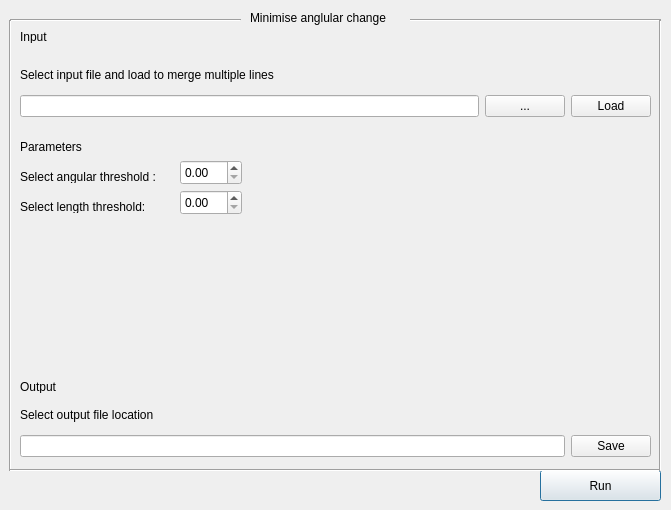
<?xml version="1.0" encoding="UTF-8"?>
<ui version="4.0">
 <class>MergeLinesDialogBase</class>
 <widget class="QDialog" name="MergeLinesDialogBase">
  <property name="geometry">
   <rect>
    <x>0</x>
    <y>0</y>
    <width>671</width>
    <height>510</height>
   </rect>
  </property>
  <property name="windowTitle">
   <string>MergeLines</string>
  </property>
  <widget class="QPushButton" name="pushButton_5">
   <property name="geometry">
    <rect>
     <x>540</x>
     <y>470</y>
     <width>121</width>
     <height>31</height>
    </rect>
   </property>
   <property name="text">
    <string>Run</string>
   </property>
  </widget>
  <widget class="QLabel" name="label_3">
   <property name="geometry">
    <rect>
     <x>20</x>
     <y>170</y>
     <width>649</width>
     <height>13</height>
    </rect>
   </property>
   <property name="text">
    <string>Select angular threshold :</string>
   </property>
  </widget>
  <widget class="QLabel" name="label_4">
   <property name="geometry">
    <rect>
     <x>20</x>
     <y>200</y>
     <width>649</width>
     <height>13</height>
    </rect>
   </property>
   <property name="text">
    <string>Select length threshold: </string>
   </property>
  </widget>
  <widget class="QDoubleSpinBox" name="doubleSpinBox">
   <property name="geometry">
    <rect>
     <x>180</x>
     <y>160</y>
     <width>62</width>
     <height>25</height>
    </rect>
   </property>
  </widget>
  <widget class="QDoubleSpinBox" name="doubleSpinBox_2">
   <property name="geometry">
    <rect>
     <x>180</x>
     <y>190</y>
     <width>62</width>
     <height>25</height>
    </rect>
   </property>
  </widget>
  <widget class="QLabel" name="label_5">
   <property name="geometry">
    <rect>
     <x>250</x>
     <y>10</y>
     <width>151</width>
     <height>16</height>
    </rect>
   </property>
   <property name="text">
    <string>Minimise anglular change</string>
   </property>
  </widget>
  <widget class="Line" name="line">
   <property name="geometry">
    <rect>
     <x>10</x>
     <y>10</y>
     <width>231</width>
     <height>20</height>
    </rect>
   </property>
   <property name="orientation">
    <enum>Qt::Horizontal</enum>
   </property>
  </widget>
  <widget class="Line" name="line_3">
   <property name="geometry">
    <rect>
     <x>0</x>
     <y>20</y>
     <width>20</width>
     <height>451</height>
    </rect>
   </property>
   <property name="orientation">
    <enum>Qt::Vertical</enum>
   </property>
  </widget>
  <widget class="QLabel" name="label_6">
   <property name="geometry">
    <rect>
     <x>20</x>
     <y>30</y>
     <width>649</width>
     <height>13</height>
    </rect>
   </property>
   <property name="text">
    <string>Input</string>
   </property>
  </widget>
  <widget class="QLabel" name="label_9">
   <property name="geometry">
    <rect>
     <x>20</x>
     <y>140</y>
     <width>649</width>
     <height>13</height>
    </rect>
   </property>
   <property name="text">
    <string>Parameters</string>
   </property>
  </widget>
  <widget class="QLabel" name="label_7">
   <property name="geometry">
    <rect>
     <x>20</x>
     <y>380</y>
     <width>649</width>
     <height>13</height>
    </rect>
   </property>
   <property name="text">
    <string>Output</string>
   </property>
  </widget>
  <widget class="Line" name="line_4">
   <property name="geometry">
    <rect>
     <x>410</x>
     <y>10</y>
     <width>251</width>
     <height>20</height>
    </rect>
   </property>
   <property name="orientation">
    <enum>Qt::Horizontal</enum>
   </property>
  </widget>
  <widget class="Line" name="line_2">
   <property name="geometry">
    <rect>
     <x>10</x>
     <y>460</y>
     <width>651</width>
     <height>20</height>
    </rect>
   </property>
   <property name="orientation">
    <enum>Qt::Horizontal</enum>
   </property>
  </widget>
  <widget class="Line" name="line_5">
   <property name="geometry">
    <rect>
     <x>650</x>
     <y>20</y>
     <width>20</width>
     <height>451</height>
    </rect>
   </property>
   <property name="orientation">
    <enum>Qt::Vertical</enum>
   </property>
  </widget>
  <widget class="QWidget" name="">
   <property name="geometry">
    <rect>
     <x>20</x>
     <y>60</y>
     <width>631</width>
     <height>57</height>
    </rect>
   </property>
   <layout class="QVBoxLayout" name="verticalLayout">
    <item>
     <widget class="QLabel" name="label">
      <property name="text">
       <string>Select input file and load to merge multiple lines</string>
      </property>
     </widget>
    </item>
    <item>
     <layout class="QHBoxLayout" name="horizontalLayout">
      <item>
       <widget class="QLineEdit" name="lineEdit">
        <property name="maximumSize">
         <size>
          <width>15000000</width>
          <height>16777215</height>
         </size>
        </property>
       </widget>
      </item>
      <item>
       <widget class="QPushButton" name="pushButton">
        <property name="text">
         <string>...</string>
        </property>
       </widget>
      </item>
      <item>
       <widget class="QPushButton" name="pushButton_2">
        <property name="text">
         <string>Load</string>
        </property>
       </widget>
      </item>
     </layout>
    </item>
   </layout>
  </widget>
  <widget class="QWidget" name="">
   <property name="geometry">
    <rect>
     <x>20</x>
     <y>400</y>
     <width>631</width>
     <height>57</height>
    </rect>
   </property>
   <layout class="QVBoxLayout" name="verticalLayout_2">
    <item>
     <widget class="QLabel" name="label_2">
      <property name="text">
       <string>Select output file location</string>
      </property>
     </widget>
    </item>
    <item>
     <layout class="QHBoxLayout" name="horizontalLayout_2">
      <item>
       <widget class="QLineEdit" name="lineEdit_2">
        <property name="maximumSize">
         <size>
          <width>15000000</width>
          <height>16777215</height>
         </size>
        </property>
       </widget>
      </item>
      <item>
       <widget class="QPushButton" name="pushButton_4">
        <property name="text">
         <string>Save</string>
        </property>
       </widget>
      </item>
     </layout>
    </item>
   </layout>
  </widget>
 </widget>
 <resources/>
 <connections/>
</ui>
